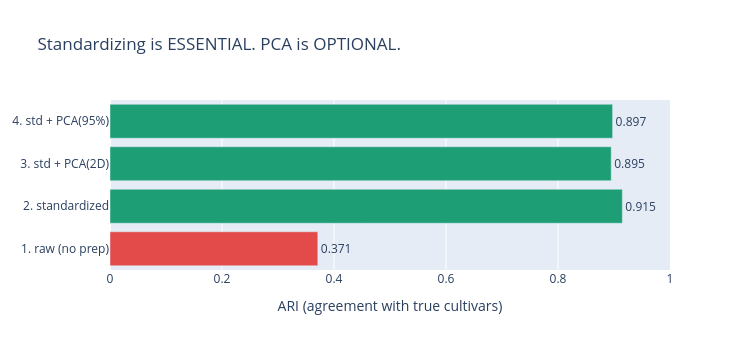

The cell this chart's notebook holds for it:
### Code cell
fig = go.Figure(go.Bar(
    x=list(scores.values()), y=list(scores.keys()), orientation='h',
    marker_color=['#E24B4A', '#1D9E75', '#1D9E75', '#1D9E75'],
    text=[f'{v:.3f}' for v in scores.values()], textposition='outside'))
fig.update_layout(title='Standardizing is ESSENTIAL. PCA is OPTIONAL.',
    xaxis_title='ARI (agreement with true cultivars)', width=750, height=350,
    xaxis_range=[0, 1])
fig.show()

### Figure 1 — Plotly figure (JSON) as saved in the notebook; plotly's stock layout.template omitted (floating-point values rounded to 4 significant figures)
{"data": [{"marker": {"color": ["#E24B4A", "#1D9E75", "#1D9E75", "#1D9E75"]}, "orientation": "h", "text": ["0.371", "0.915", "0.895", "0.897"], "textposition": "outside", "type": "bar", "x": [0.3711, 0.9149, 0.8951, 0.8975], "y": ["1. raw (no prep)", "2. standardized", "3. std + PCA(2D)", "4. std + PCA(95%)"]}], "layout": {"height": 350, "title": {"text": "Standardizing is ESSENTIAL. PCA is OPTIONAL."}, "width": 750, "xaxis": {"range": [0, 1], "title": {"text": "ARI (agreement with true cultivars)"}}}}
